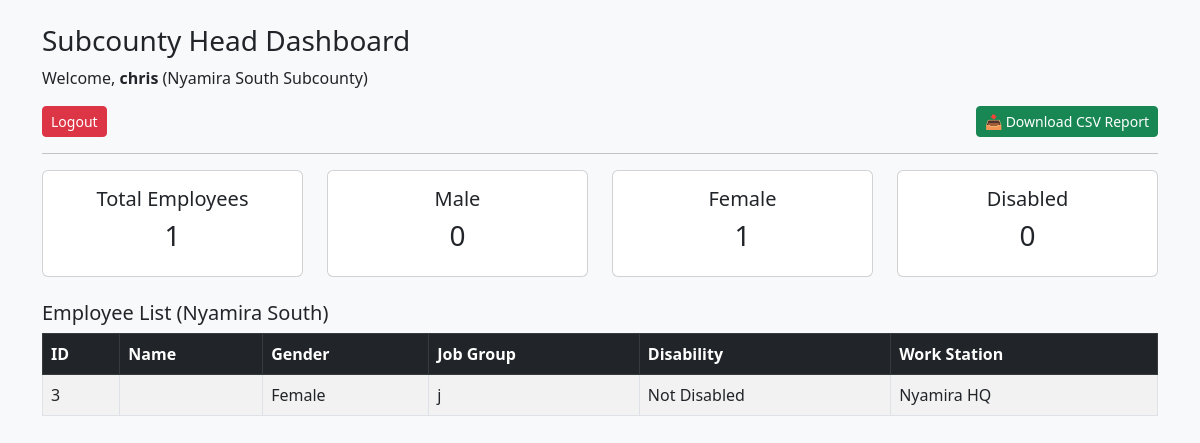
Screenshot of /dashboard_subcounty.php (signed in) with the database file from the repository.
### tables this page shows
CREATE TABLE `employees` (
  `id` int(11) NOT NULL,
  `full_name` varchar(100) NOT NULL,
  `id_number` varchar(20) NOT NULL,
  `personal_number` varchar(50) NOT NULL,
  `gender` varchar(10) NOT NULL,
  `disability_status` varchar(20) NOT NULL,
  `disability_type` varchar(50) DEFAULT NULL,
  `date_of_appointment` date NOT NULL,
  `job_group` varchar(20) NOT NULL,
  `highest_academic_qualification` varchar(100) NOT NULL,
  `professional_qualification` varchar(100) NOT NULL,
  `department` varchar(100) NOT NULL,
  `section` varchar(100) NOT NULL,
  `home_county` varchar(100) NOT NULL,
  `subcounty` varchar(100) DEFAULT NULL,
  `ward` varchar(100) NOT NULL,
  `work_station` varchar(100) NOT NULL,
  `phone_number` varchar(15) NOT NULL,
  `email` varchar(100) NOT NULL,
  `photo` longtext NOT NULL,
  `latitude` varchar(50) DEFAULT NULL,
  `longitude` varchar(50) DEFAULT NULL,
  `created_at` timestamp NOT NULL DEFAULT current_timestamp()
);

### dashboard_subcounty.php (the view, shortened to what this page needs)
<?php
$conn = new mysqli("localhost", "root", "", "employee_census");
$subcounty = $_SESSION['subcounty'];
$stmt = $conn->prepare("SELECT * FROM employees WHERE subcounty = ?");
$stmt->bind_param("s", $subcounty);
$stmt->execute();
$employees = $stmt->get_result();
$total = $conn->query("SELECT COUNT(*) AS c FROM employees WHERE subcounty='$subcounty'")->fetch_assoc()['c'];
$male = $conn->query("SELECT COUNT(*) AS c FROM employees WHERE gender='Male' AND subcounty='$subcounty'")->fetch_assoc()['c'];
$female = $conn->query("SELECT COUNT(*) AS c FROM employees WHERE gender='Female' AND subcounty='$subcounty'")->fetch_assoc()['c'];
$disabled = $conn->query("SELECT COUNT(*) AS c FROM employees WHERE disability_status='Yes' AND subcounty='$subcounty'")->fetch_assoc()['c'];
?>
<!DOCTYPE html>
<html lang="en">
<head>
<link href="https://cdn.jsdelivr.net/npm/bootstrap@5.3.0/dist/css/bootstrap.min.css" rel="stylesheet">
</head>
<body class="bg-light">
<div class="container mt-4">
    <h3>Subcounty Head Dashboard</h3>
    <p>Welcome, <b><?= htmlspecialchars($_SESSION['admin_username']) ?></b> (<?= htmlspecialchars($subcounty) ?> Subcounty)</p>
    <a href="logout.php" class="btn btn-danger btn-sm">Logout</a>
    <a href="?export=1" class="btn btn-success btn-sm float-end">📥 Download CSV Report</a>
    <hr>
    <div class="row text-center mb-4">
        <div class="col"><div class="card p-3"><h5>Total Employees</h5><h3><?= $total ?></h3></div></div>
        <div class="col"><div class="card p-3"><h5>Male</h5><h3><?= $male ?></h3></div></div>
        <div class="col"><div class="card p-3"><h5>Female</h5><h3><?= $female ?></h3></div></div>
        <div class="col"><div class="card p-3"><h5>Disabled</h5><h3><?= $disabled ?></h3></div></div>
    </div>
    <h5>Employee List (<?= htmlspecialchars($subcounty) ?>)</h5>
    <table class="table table-bordered table-striped">
        <thead class="table-dark"><tr>
            <th>ID</th><th>Name</th><th>Gender</th><th>Job Group</th><th>Disability</th><th>Work Station</th>
        </tr></thead>
        <tbody>
            <?php while($row = $employees->fetch_assoc()): ?>
            <tr>
                <td><?= $row['id'] ?></td>
                <td><?= htmlspecialchars($row['name']) ?></td>
                <td><?= htmlspecialchars($row['gender']) ?></td>
                <td><?= htmlspecialchars($row['job_group']) ?></td>
                <td><?= htmlspecialchars($row['disability_status']) ?></td>
                <td><?= htmlspecialchars($row['work_station']) ?></td>
            </tr>
            <?php endwhile; ?>
        </tbody>
    </table>
</div>
</body>
</html>

### rows the page displays
employees: id "3", gender "Female", job_group "j", disability_status "Not Disabled", work_station "Nyamira HQ"

### other values shown
$_SESSION['admin_username'] "chris"
$subcounty "Nyamira South"
$total "1"
$male "0"
$female "1"
$disabled "0"
